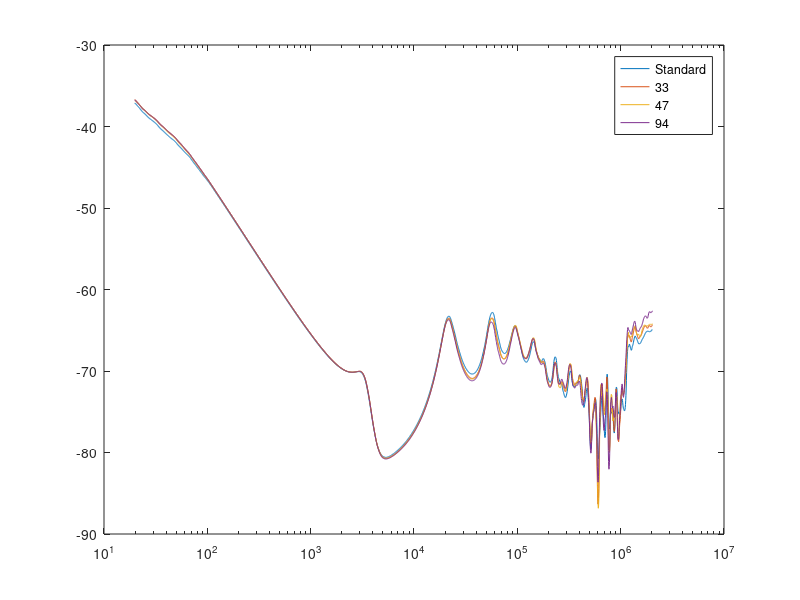

This chart was generated by the following MATLAB code:
clear all;
close all;
load('dwt_data.mat');
% names=fieldnames(data);
f1=10.^Standard_dwt(:,1);
ori1=Standard_dwt(:,2);
f2=10.^c1_2_33_dwt(:,1);
ori2=c1_2_33_dwt(:,2);
f3=10.^c1_2_47_dwt(:,1);
ori3=c1_2_47_dwt(:,2);
f4=10.^c1_2_94_dwt(:,1);
ori4=c1_2_94_dwt(:,2);
f5=10.^c1_2_220_dwt(:,1);
ori5=c1_2_220_dwt(:,2);
semilogx(f1,ori1);hold on;
semilogx(f2,ori2);hold on;
semilogx(f3,ori3);hold on;
semilogx(f4,ori4);hold on;
% semilogx(f5,ori5);hold on;

legend('Standard','33','47','94','220');